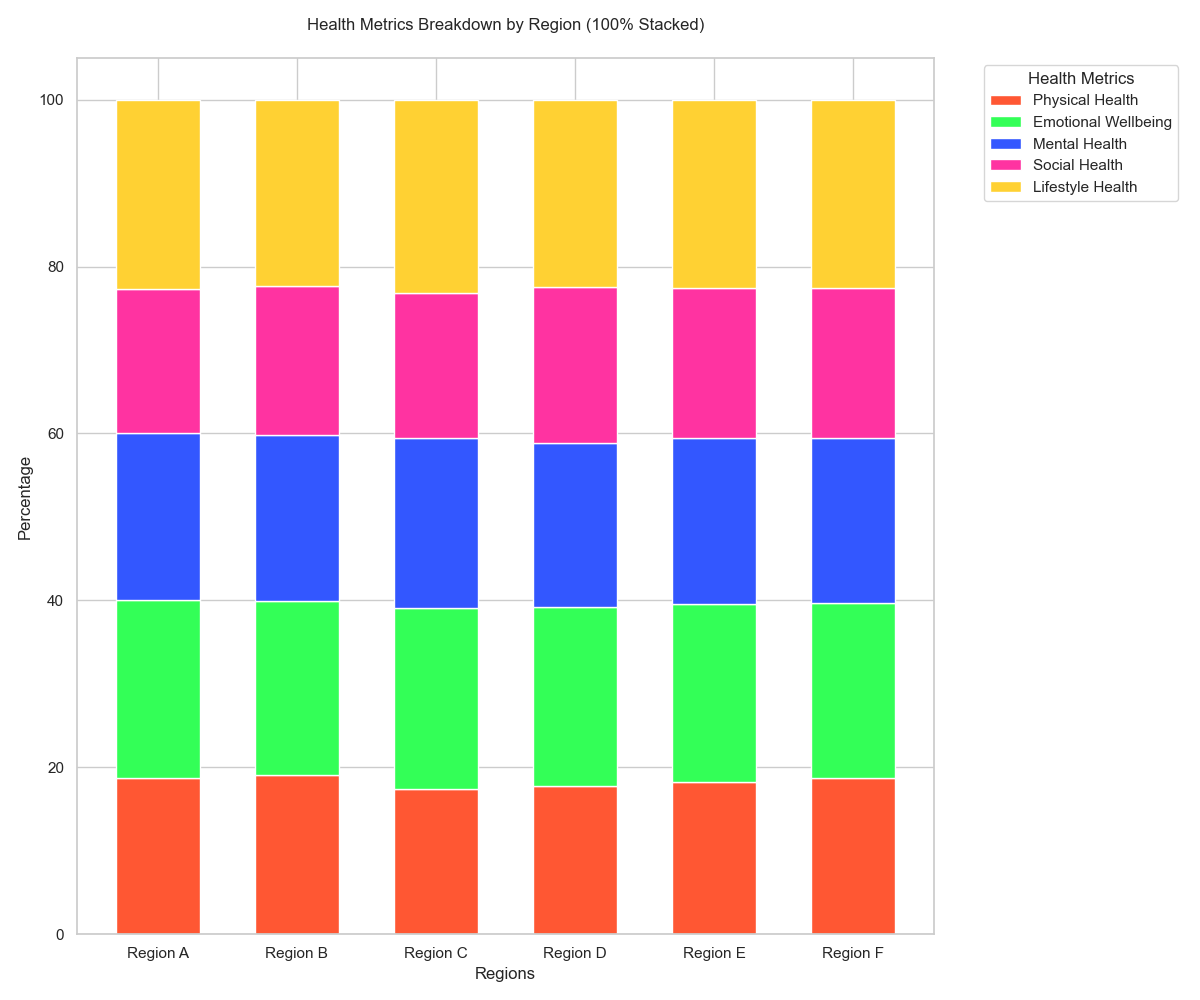

This chart was generated by the following Python code:

import pandas as pd
import numpy as np
import seaborn as sns
import matplotlib.pyplot as plt

data = [
    {'Category': 'Region A', 'Physical Health': 70, 'Emotional Wellbeing': 80, 'Mental Health': 75, 'Social Health': 65, 'Lifestyle Health': 85},
    {'Category': 'Region B', 'Physical Health': 75, 'Emotional Wellbeing': 82, 'Mental Health': 78, 'Social Health': 70, 'Lifestyle Health': 88},
    {'Category': 'Region C', 'Physical Health': 60, 'Emotional Wellbeing': 75, 'Mental Health': 70, 'Social Health': 60, 'Lifestyle Health': 80},
    {'Category': 'Region D', 'Physical Health': 65, 'Emotional Wellbeing': 78, 'Mental Health': 72, 'Social Health': 68, 'Lifestyle Health': 82},
    {'Category': 'Region E', 'Physical Health': 68, 'Emotional Wellbeing': 79, 'Mental Health': 74, 'Social Health': 67, 'Lifestyle Health': 84},
    {'Category': 'Region F', 'Physical Health': 72, 'Emotional Wellbeing': 81, 'Mental Health': 76, 'Social Health': 69, 'Lifestyle Health': 87}
]

df = pd.DataFrame(data)
df.set_index('Category', inplace=True)

df_percentage = df.div(df.sum(axis=1), axis=0) * 100

plt.figure(figsize=(12, 10))

bottom = np.zeros(len(df))

colors = ['#FF5733', '#33FF57', '#3357FF', '#FF33A1', '#FFD133']

for i, col in enumerate(df.columns):
    plt.bar(df_percentage.index, df_percentage[col], bottom=bottom, label=col, color=colors[i], width=0.6)
    bottom += df_percentage[col]

plt.xlabel('Regions')
plt.ylabel('Percentage')
plt.title('Health Metrics Breakdown by Region (100% Stacked)', pad=20)
plt.legend(title='Health Metrics', bbox_to_anchor=(1.05, 1), loc='upper left')

plt.tight_layout()
plt.show()
